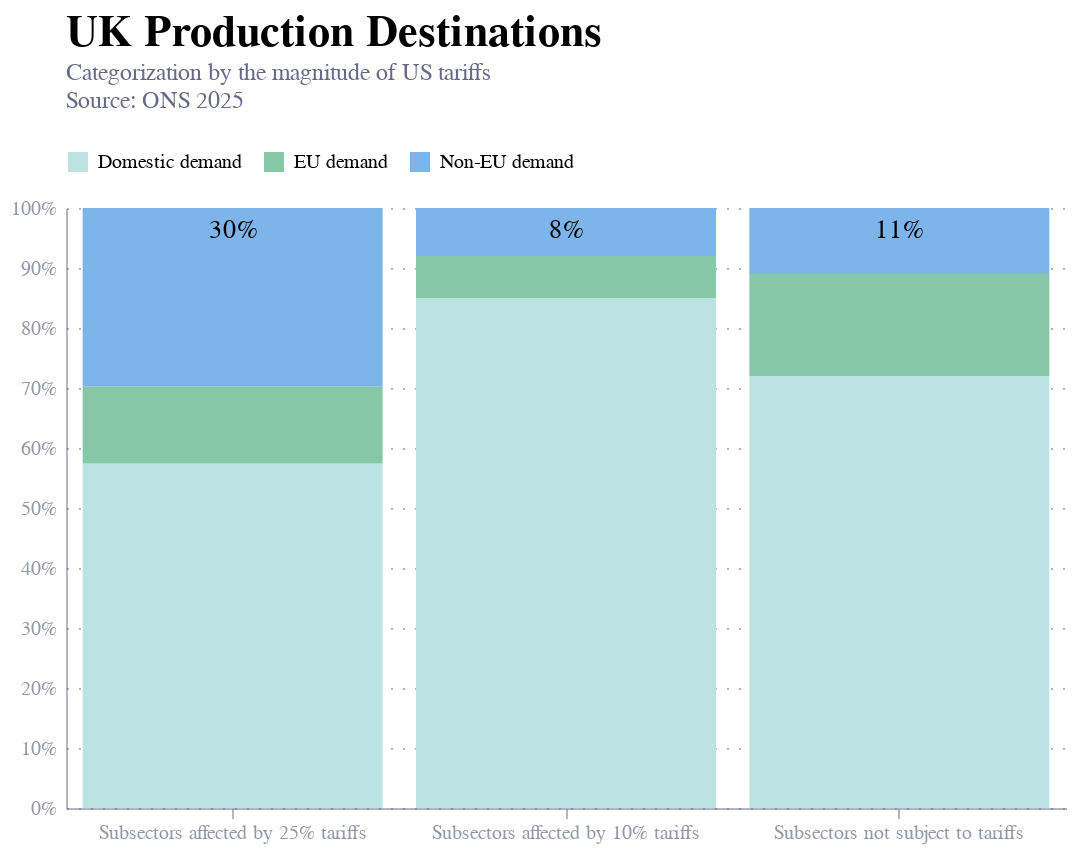

Notebook code for this chart:
### Code cell
import altair as alt
import pandas as pd

# Data
data = pd.DataFrame({
    'Subsector': ['Subsectors affected by 25% tariffs']*3 + 
                 ['Subsectors affected by 10% tariffs']*3 + 
                 ['Subsectors not subject to tariffs']*3,
    'Demand Type': ['Domestic demand', 'EU demand', 'Non-EU demand']*3,
    'Percentage': [58, 13, 30, 85, 7, 8, 72, 17, 11]
})

# Add % label
data['Percentage Label'] = data['Percentage'].astype(str) + '%'

# Custom colors to match the image
custom_colors = {
    'Domestic demand': '#bce3e1',
    'EU demand': '#86c7a8',
    'Non-EU demand': '#7db4e9'
}

# Define order of bars (x-axis)
bar_order = [
    'Subsectors affected by 25% tariffs',
    'Subsectors affected by 10% tariffs',
    'Subsectors not subject to tariffs'
]

# Bar chart
chart = alt.Chart(data).mark_bar().encode(
    x=alt.X('Subsector:N', sort=bar_order, title=''),
    y=alt.Y('Percentage:Q', stack='normalize', title=''),
    color=alt.Color('Demand Type:N',
                    scale=alt.Scale(domain=list(custom_colors.keys()), range=list(custom_colors.values())),
                    legend=alt.Legend(orient='top', direction='horizontal', title=None)),
    order=alt.Order('Demand Type', sort='ascending'),
    tooltip=['Subsector', 'Demand Type', 'Percentage']
).properties(
    title={
        "text": "UK Production Destinations ",
        "frame": "group",
        "anchor": "start",
        "subtitle": ["Categorization by the magnitude of US tariffs", "Source: ONS 2025", ""],
        "subtitleColor": "#676A86",
        "fontSize": 22
    }, 
    width=500,
    height=300
)

# % labels for Non-EU demand
text = alt.Chart(data[data['Demand Type'] == 'Non-EU demand']).mark_text(
    align='center',
    baseline='middle',
    dy=11,
    fontSize=13
).encode(
    x=alt.X('Subsector:N', sort=bar_order),
    y=alt.Y('Percentage:Q', stack='normalize'),
    text='Percentage Label:N'
)

# Combine
final = chart + text
final

### Figure 1 — Vega-Lite specification as saved in the notebook (floating-point values rounded to 4 significant figures)
{"config": {"font": "Circular Std", "mark": {"line": {"interpolate": "monotone"}}, "view": {"stroke": "transparent", "width": 400, "height": 300}, "range": {"category": ["#36B7B4", "#E6224B", "#F4C245", "#0063AF", "#00A767", "#179FDB", "#EB5C2E"], "diverging": ["#E6224B", "#E54753", "#C9C9C9", "#179FDB", "#122B39"], "heatmap": ["#C9C9C9", "#179FDB", "#0063AF", "#122B39"], "ordinal": ["#00A767", "#36B7B4", "#179FDB", "#0063AF", "#243B5A"]}, "axisX": {"domainColor": "#676A86", "domainOpacity": 0.5, "grid": false, "labelAngle": 0, "labelColor": "#676A86", "labelOpacity": 0.7, "orient": "bottom", "tickColor": "#676A86", "tickCount": 10, "tickOpacity": 0.5, "title": false, "titleAlign": "center", "titleAnchor": "middle", "titleColor": "#676A86", "titleFontSize": 12, "titleOpacity": 0.8, "titleY": -15}, "axisY": {"domainColor": "#676A86", "domainOpacity": 0.5, "gridColor": "#676A86", "gridDash": [1, 5], "gridOpacity": 0.5, "labelColor": "#676A86", "labelOpacity": 0.7, "labelPadding": 5, "tickColor": "#676A86", "tickCount": 8, "tickOpacity": 0.5, "ticks": false, "titleAlign": "left", "titleAngle": 0, "titleBaseline": "bottom", "titleColor": "#676A86", "titleFontSize": 12, "titleOpacity": 0.8, "titleX": 0, "titleY": -7}}, "layer": [{"data": {"name": "data-4c841cff5bab477c347372a3c3aabae4"}, "mark": {"type": "bar"}, "encoding": {"color": {"field": "Demand Type", "legend": {"direction": "horizontal", "orient": "top", "title": null}, "scale": {"domain": ["Domestic demand", "EU demand", "Non-EU demand"], "range": ["#bce3e1", "#86c7a8", "#7db4e9"]}, "type": "nominal"}, "order": {"field": "Demand Type", "sort": "ascending", "type": "nominal"}, "tooltip": [{"field": "Subsector", "type": "nominal"}, {"field": "Demand Type", "type": "nominal"}, {"field": "Percentage", "type": "quantitative"}], "x": {"field": "Subsector", "sort": ["Subsectors affected by 25% tariffs", "Subsectors affected by 10% tariffs", "Subsectors not subject to tariffs"], "title": "", "type": "nominal"}, "y": {"field": "Percentage", "stack": "normalize", "title": "", "type": "quantitative"}}, "title": {"text": "UK Production Destinations ", "frame": "group", "anchor": "start", "subtitle": ["Categorization by the magnitude of US tariffs", "Source: ONS 2025", ""], "subtitleColor": "#676A86", "fontSize": 22}}, {"data": {"name": "data-6879e91af247c8b2323d0c40ea36ae3b"}, "mark": {"type": "text", "align": "center", "baseline": "middle", "dy": 11, "fontSize": 13}, "encoding": {"text": {"field": "Percentage Label", "type": "nominal"}, "x": {"field": "Subsector", "sort": ["Subsectors affected by 25% tariffs", "Subsectors affected by 10% tariffs", "Subsectors not subject to tariffs"], "type": "nominal"}, "y": {"field": "Percentage", "stack": "normalize", "type": "quantitative"}}}], "height": 300, "width": 500, "$schema": "https://vega.github.io/schema/vega-lite/v5.20.1.json", "datasets": {"data-4c841cff5bab477c347372a3c3aabae4": [{"Subsector": "Subsectors affected by 25% tariffs", "Demand Type": "Domestic demand", "Percentage": 58, "Percentage Label": "58%"}, {"Subsector": "Subsectors affected by 25% tariffs", "Demand Type": "EU demand", "Percentage": 13, "Percentage Label": "13%"}, {"Subsector": "Subsectors affected by 25% tariffs", "Demand Type": "Non-EU demand", "Percentage": 30, "Percentage Label": "30%"}, {"Subsector": "Subsectors affected by 10% tariffs", "Demand Type": "Domestic demand", "Percentage": 85, "Percentage Label": "85%"}, {"Subsector": "Subsectors affected by 10% tariffs", "Demand Type": "EU demand", "Percentage": 7, "Percentage Label": "7%"}, {"Subsector": "Subsectors affected by 10% tariffs", "Demand Type": "Non-EU demand", "Percentage": 8, "Percentage Label": "8%"}, {"Subsector": "Subsectors not subject to tariffs", "Demand Type": "Domestic demand", "Percentage": 72, "Percentage Label": "72%"}, {"Subsector": "Subsectors not subject to tariffs", "Demand Type": "EU demand", "Percentage": 17, "Percentage Label": "17%"}, {"Subsector": "Subsectors not subject to tariffs", "Demand Type": "Non-EU demand", "Percentage": 11, "Percentage Label": "11%"}], "data-6879e91af247c8b2323d0c40ea36ae3b": [{"Subsector": "Subsectors affected by 25% tariffs", "Demand Type": "Non-EU demand", "Percentage": 30, "Percentage Label": "30%"}, {"Subsector": "Subsectors affected by 10% tariffs", "Demand Type": "Non-EU demand", "Percentage": 8, "Percentage Label": "8%"}, {"Subsector": "Subsectors not subject to tariffs", "Demand Type": "Non-EU demand", "Percentage": 11, "Percentage Label": "11%"}]}}
